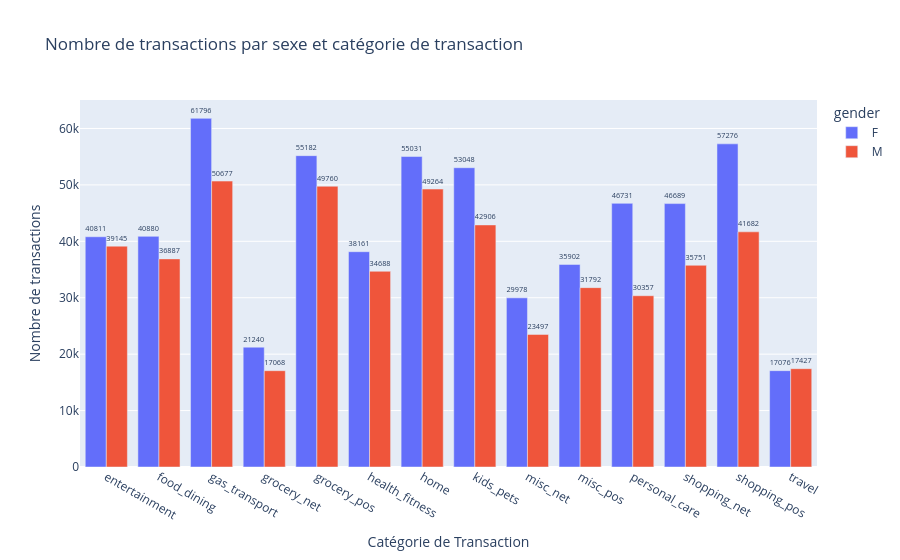

Write notebook code for a chart like this one.
### Markdown cell above
## Diagramme du nombre de transaction par sex et catégorie de transaction

### Code cell
# Créer un graphique interactif (bar chart) pour visualiser les transactions par sexe et catégorie
fig6 = px.bar(transactions_by_gender_and_category,
             x='category', 
             y='transaction_count',
             color='gender',
             title='Nombre de transactions par sexe et catégorie de transaction',
             labels={'transaction_count': 'Nombre de transactions', 'category': 'Catégorie de Transaction'},
             barmode='group',
             text='transaction_count')  # Affiche la valeur sur chaque barre

# Mettre en forme le graphique
fig6.update_traces(texttemplate='%{text}', textposition='outside')  # Placer les valeurs au-dessus des barres

# Afficher le graphique
fig6.show()

### Figure 1 — Plotly figure (JSON) as saved in the notebook; plotly's stock layout.template omitted (floating-point values rounded to 4 significant figures)
{"data": [{"alignmentgroup": "True", "hovertemplate": "gender=F<br>Catégorie de Transaction=%{x}<br>Nombre de transactions=%{text}<extra></extra>", "legendgroup": "F", "marker": {"color": "#636efa", "pattern": {"shape": ""}}, "name": "F", "offsetgroup": "F", "orientation": "v", "showlegend": true, "text": [40811, 40880, 61796, 21240, 55182, 38161, 55031, 53048, 29978, 35902, 46731, 46689, 57276, 17076], "textposition": "outside", "texttemplate": "%{text}", "type": "bar", "x": ["entertainment", "food_dining", "gas_transport", "grocery_net", "grocery_pos", "health_fitness", "home", "kids_pets", "misc_net", "misc_pos", "personal_care", "shopping_net", "shopping_pos", "travel"], "xaxis": "x", "y": [40811, 40880, 61796, 21240, 55182, 38161, 55031, 53048, 29978, 35902, 46731, 46689, 57276, 17076], "yaxis": "y"}, {"alignmentgroup": "True", "hovertemplate": "gender=M<br>Catégorie de Transaction=%{x}<br>Nombre de transactions=%{text}<extra></extra>", "legendgroup": "M", "marker": {"color": "#EF553B", "pattern": {"shape": ""}}, "name": "M", "offsetgroup": "M", "orientation": "v", "showlegend": true, "text": [39145, 36887, 50677, 17068, 49760, 34688, 49264, 42906, 23497, 31792, 30357, 35751, 41682, 17427], "textposition": "outside", "texttemplate": "%{text}", "type": "bar", "x": ["entertainment", "food_dining", "gas_transport", "grocery_net", "grocery_pos", "health_fitness", "home", "kids_pets", "misc_net", "misc_pos", "personal_care", "shopping_net", "shopping_pos", "travel"], "xaxis": "x", "y": [39145, 36887, 50677, 17068, 49760, 34688, 49264, 42906, 23497, 31792, 30357, 35751, 41682, 17427], "yaxis": "y"}], "layout": {"autosize": true, "barmode": "group", "legend": {"title": {"text": "gender"}, "tracegroupgap": 0}, "title": {"text": "Nombre de transactions par sexe et catégorie de transaction"}, "xaxis": {"anchor": "y", "autorange": true, "domain": [0, 1], "range": [-0.5, 13.5], "title": {"text": "Catégorie de Transaction"}, "type": "category"}, "yaxis": {"anchor": "x", "autorange": true, "domain": [0, 1], "range": [0, 65050.0], "title": {"text": "Nombre de transactions"}, "type": "linear"}}}
